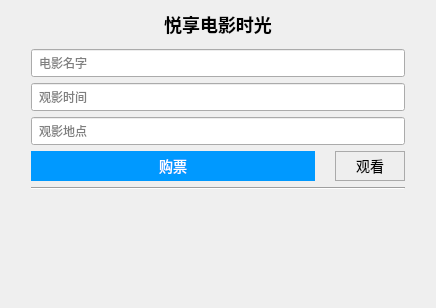
<?xml version="1.0" encoding="UTF-8"?>
<ui version="4.0">
 <class>Form</class>
 <widget class="QWidget" name="Form">
  <property name="geometry">
   <rect>
    <x>0</x>
    <y>0</y>
    <width>436</width>
    <height>308</height>
   </rect>
  </property>
  <property name="windowTitle">
   <string>Form</string>
  </property>
  <layout class="QGridLayout" name="gridLayout">
   <item row="2" column="0">
    <layout class="QVBoxLayout" name="verticalLayout">
     <property name="leftMargin">
      <number>20</number>
     </property>
     <property name="rightMargin">
      <number>20</number>
     </property>
     <item>
      <widget class="QLabel" name="label">
       <property name="styleSheet">
        <string notr="true">font-size:18px;font-weight:bold;margin-bottom:5px;</string>
       </property>
       <property name="frameShape">
        <enum>QFrame::NoFrame</enum>
       </property>
       <property name="frameShadow">
        <enum>QFrame::Plain</enum>
       </property>
       <property name="text">
        <string>悦享电影时光</string>
       </property>
       <property name="alignment">
        <set>Qt::AlignCenter</set>
       </property>
       <property name="indent">
        <number>0</number>
       </property>
      </widget>
     </item>
     <item>
      <widget class="QLineEdit" name="nameEdit">
       <property name="minimumSize">
        <size>
         <width>0</width>
         <height>28</height>
        </size>
       </property>
       <property name="focusPolicy">
        <enum>Qt::ClickFocus</enum>
       </property>
       <property name="styleSheet">
        <string notr="true">padding-left: 5px;</string>
       </property>
       <property name="placeholderText">
        <string>电影名字</string>
       </property>
       <property name="clearButtonEnabled">
        <bool>true</bool>
       </property>
      </widget>
     </item>
     <item>
      <widget class="QLineEdit" name="timeEdit">
       <property name="minimumSize">
        <size>
         <width>0</width>
         <height>28</height>
        </size>
       </property>
       <property name="focusPolicy">
        <enum>Qt::ClickFocus</enum>
       </property>
       <property name="styleSheet">
        <string notr="true">padding-left: 5px;</string>
       </property>
       <property name="placeholderText">
        <string>观影时间</string>
       </property>
       <property name="clearButtonEnabled">
        <bool>true</bool>
       </property>
      </widget>
     </item>
     <item>
      <widget class="QLineEdit" name="placeEdit">
       <property name="minimumSize">
        <size>
         <width>0</width>
         <height>28</height>
        </size>
       </property>
       <property name="focusPolicy">
        <enum>Qt::ClickFocus</enum>
       </property>
       <property name="styleSheet">
        <string notr="true">padding-left: 5px;</string>
       </property>
       <property name="placeholderText">
        <string>观影地点</string>
       </property>
       <property name="clearButtonEnabled">
        <bool>true</bool>
       </property>
      </widget>
     </item>
     <item>
      <layout class="QHBoxLayout" name="horizontalLayout" stretch="0,0,0">
       <property name="spacing">
        <number>0</number>
       </property>
       <property name="leftMargin">
        <number>0</number>
       </property>
       <item>
        <widget class="QPushButton" name="buyButton">
         <property name="sizePolicy">
          <sizepolicy hsizetype="MinimumExpanding" vsizetype="Fixed">
           <horstretch>0</horstretch>
           <verstretch>0</verstretch>
          </sizepolicy>
         </property>
         <property name="styleSheet">
          <string notr="true">QPushButton {
	font-size:14px;
	color:white;
	background-color:#0099ff;
	margin:0;
	min-height:28px;
	padding:0 20px;
	border:1px solid transparent;
}
QPushButton:pressed {
	color:white;
	background-color:#0088e3;
}
</string>
         </property>
         <property name="text">
          <string>购票</string>
         </property>
         <property name="flat">
          <bool>false</bool>
         </property>
        </widget>
       </item>
       <item>
        <spacer name="horizontalSpacer">
         <property name="orientation">
          <enum>Qt::Horizontal</enum>
         </property>
         <property name="sizeType">
          <enum>QSizePolicy::Fixed</enum>
         </property>
         <property name="sizeHint" stdset="0">
          <size>
           <width>20</width>
           <height>20</height>
          </size>
         </property>
        </spacer>
       </item>
       <item>
        <widget class="QPushButton" name="watchButton">
         <property name="styleSheet">
          <string notr="true">QPushButton {
	font-size:14px;
	background-color:#eee;
	margin:0;
	min-height:28px;
	padding:0 20px;
	border:1px solid #aaa;
}
QPushButton:pressed {
	color:white;
	background-color:#bbb;
}
</string>
         </property>
         <property name="text">
          <string>观看</string>
         </property>
         <property name="autoDefault">
          <bool>false</bool>
         </property>
         <property name="flat">
          <bool>false</bool>
         </property>
        </widget>
       </item>
      </layout>
     </item>
     <item>
      <widget class="Line" name="line">
       <property name="orientation">
        <enum>Qt::Horizontal</enum>
       </property>
      </widget>
     </item>
     <item>
      <spacer name="verticalSpacer">
       <property name="orientation">
        <enum>Qt::Vertical</enum>
       </property>
       <property name="sizeHint" stdset="0">
        <size>
         <width>20</width>
         <height>40</height>
        </size>
       </property>
      </spacer>
     </item>
    </layout>
   </item>
  </layout>
 </widget>
 <resources/>
 <connections/>
</ui>
